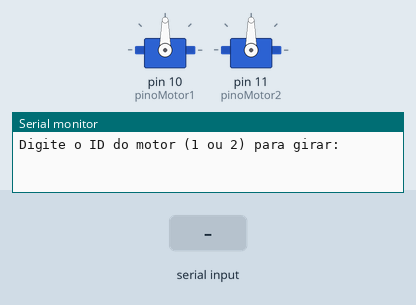
Recording of a sketch running on a simulated Arduino Uno, built with avr-gcc and run on an emulated ATmega328P. Shown: 2 × servo, the last lines printed to the serial monitor. Inputs (shaded band) come from the test bench.

Above: at 1.2 s.
1.3 s: "1\n" received over Serial
At 1.9 s:
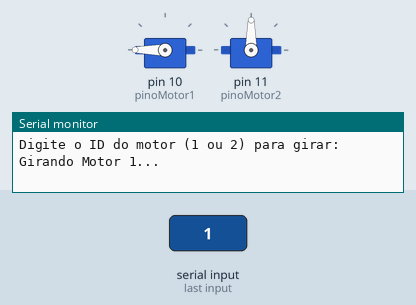
At 3.6 s:
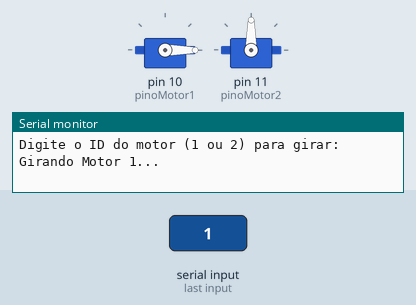
Timing chart, 0 to 5.4 s (numbered marks = the images above; inputs shaded):
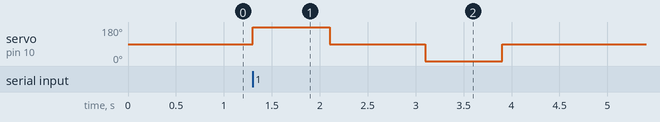

Measured:
- after the input at 1.3 s, servo on pin 10 (pinoMotor1): 90° → 180° at once, → 90° 0.80 s later, → 0° 1.0 s later, → 90° 0.80 s later

The sketch:

motor_id.ino
```cpp
#include <Servo.h>

// Declaração dos dois motores
Servo motor1;
Servo motor2;

// Definição dos pinos
const int pinoMotor1 = 10;
const int pinoMotor2 = 11;

// Calibração (ajuste conforme necessário)
int tempoUmaVolta = 800;

void setup() {
  Serial.begin(9600); // Inicia a comunicação serial

  motor1.attach(pinoMotor1);
  motor2.attach(pinoMotor2);

  // Garante que ambos comecem parados
  motor1.write(90);
  motor2.write(90);

  Serial.println("Digite o ID do motor (1 ou 2) para girar:");
}

void loop() {
  // Verifica se há dados chegando no Serial
  if (Serial.available() > 0) {
    int idRecebido = Serial.parseInt(); // Lê o número digitado

    if (idRecebido == 1) {
      Serial.println("Girando Motor 1...");
      executarCiclo(motor1);
    }
    else if (idRecebido == 2) {
      Serial.println("Girando Motor 2...");
      executarCiclo(motor2);
    }
  }
}

// --- FUNÇÃO PARA EXECUTAR O CICLO COMPLETO ---
// Passamos o motor como parâmetro para a função saber qual girar
void executarCiclo(Servo &motorAlvo) {
  // 1. Gira Direita
  motorAlvo.write(180);
  delay(tempoUmaVolta);
  motorAlvo.write(90);

  delay(1000); // Pequena pausa entre inversão

  // 2. Gira Esquerda
  motorAlvo.write(0);
  delay(tempoUmaVolta);
  motorAlvo.write(90);

  // 3. Pausa final de 10 segundos
  Serial.println("Ciclo finalizado. Aguardando 10 segundos...");
  delay(10000);
}
```
